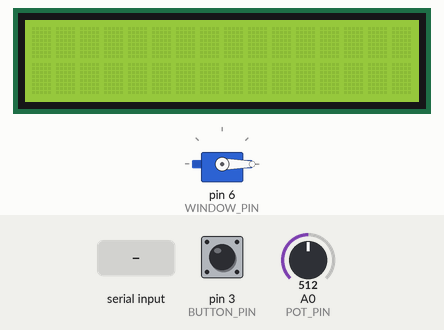
Simulated run of this program. Board: Arduino Uno, built with avr-gcc and run on an emulated ATmega328P. Shown: 16×2 character LCD, servo. Inputs (shaded band) come from the test bench; at power-on: pin 3 (BUTTON_PIN) LOW, A0 (POT_PIN) = 512. What the program prints to the serial monitor is not drawn.

Above: at 1.2 s.
1.3 s: pin 3 (BUTTON_PIN) pulled HIGH for 1 s
At 3.1 s:
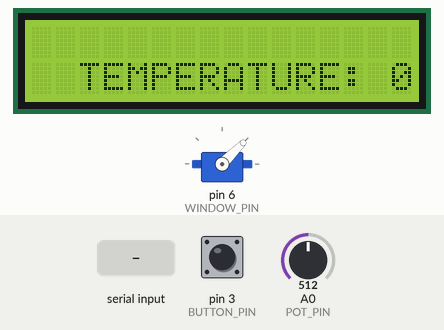
3.9 s: "T90\n" received over Serial
At 5.1 s:
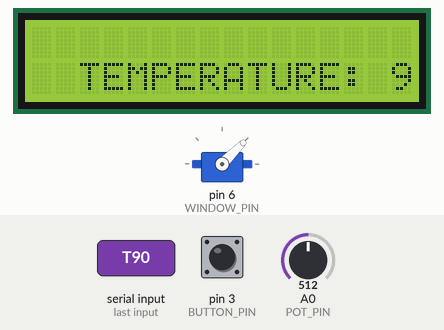
6.9 s: A0 (POT_PIN) set to 0
At 7.4 s:
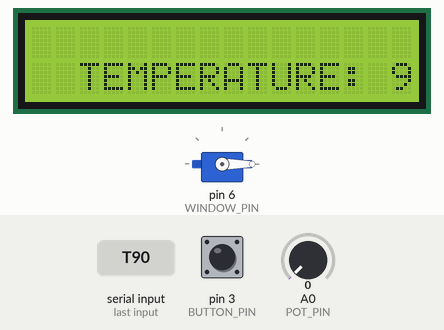
9.9 s: A0 (POT_PIN) set to 306
At 10.8 s:
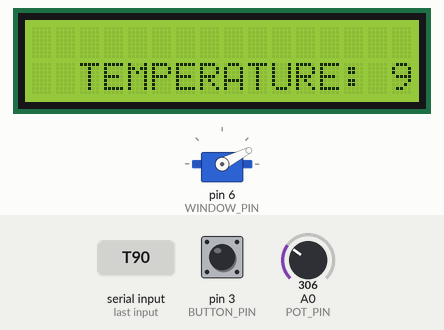
11.6 s: A0 (POT_PIN) set to 1023
At 12.6 s:
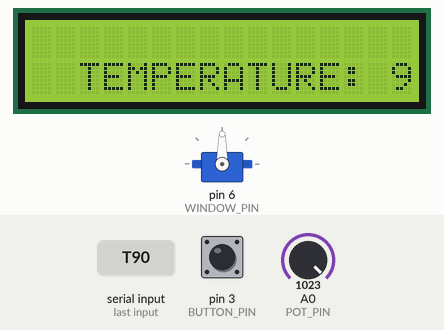
14.6 s: A0 (POT_PIN) set to 900
At 16.1 s:
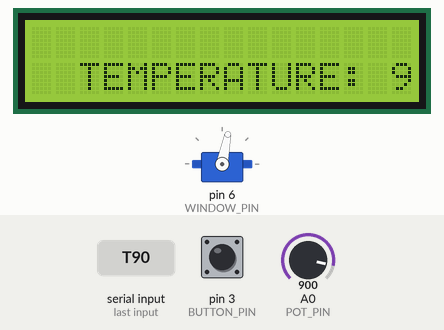
Timing chart, 0 to 17.6 s (numbered marks = the images above; inputs shaded):
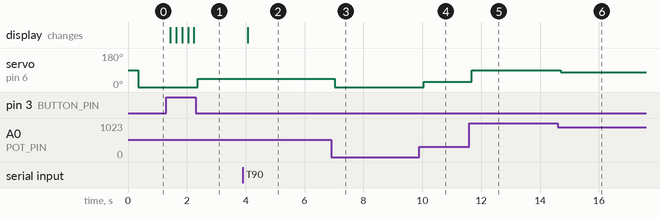

The program:

main.cpp
```cpp
#include <Arduino.h>
// #define DEBUG
#ifndef DEBUG
#include "AppController.h"
#else
#include "TestController.h"
#endif
#include "config/Config.h"

extern int __heap_start, *__brkval;
int freeMemory()
{
    int v;
    return (int)&v - (__brkval == 0 ? (int)&__heap_start : (int)__brkval);
}

void setup()
{
    Serial.begin(BAUDRATE);
    controller.setup();
}

void loop()
{
    controller.loop();
    // Serial.print("Free Memory: ");
    // Serial.print(freeMemory());
    // Serial.println(" bytes");
}
```

AppController.cpp
```cpp
#include "AppController.h"
#include "Arduino.h"
#include "listeners/ChangeStateListener.h"
#include <avr/sleep.h>

AppController controller;

void AppController::setup()
{
    this->disableVerbose();

    switchButton = new Button(BUTTON_PIN);
    serial = new SerialAgent();
    potentiometer = new Potentiometer(POT_PIN);
    userLCD = new UserLCD();
    window = new Window(WINDOW_PIN);

    this->eventScheduler->addSchedule(ChangeStateEvent::EventID, new ChangeStateListener());

    stateMachineTask = new StateMachineTask(this);
    stateMachineTask->init(200);
    serialTask = new SerialTask(this);
    serialTask->init(100);

    this->stateMachineTask->changeState(Automatic);

    this->scheduler->init(100);
    this->scheduler->addTask(serialTask);
    this->scheduler->addTask(stateMachineTask);
}

void AppController::loop()
{
    if (this->eventScheduler->hasEventToTrigger())
    {
        this->eventScheduler->trigger();
    }
    else
    {
        this->scheduler->schedule();
    }
}
```

AppController.h
```cpp
#ifndef __APP_CONTROLLER__
#define __APP_CONTROLLER__

#include <Arduino.h>
#include "Controller.h"
#include "enums/States.h"
#include "Led.h"
#include "config/Config.h"
#include "toolbox_extended/UserLCD.h"
#include "components/timer/Timer.h"
#include "agents/SerialAgent.h"
#include "Button.h"
#include "components/timer/Timer.h"
#include "sensors/Temperature.h"
#include "tasks/StateMachineTask.h"
#include "tasks/SerialTask.h"
#include "toolbox_extended/Window.h"
#include "sensors/Potentiometer.h"
#include "Button.h"

class SerialAgent;
class StateMachineTask;
class SerialTask;

class AppController : public Controller
{

public:
    Button *switchButton;
    SerialAgent *serial;
    Window *window;
    Potentiometer *potentiometer;
    StateMachineTask *stateMachineTask;
    SerialTask *serialTask;
    UserLCD *userLCD;

    int temperature = 0;
    int openPercentage = 0;

    void
    setup() override;
    void loop() override;
};

extern AppController controller;
#endif
```

TestController.cpp
```cpp
#include "TestController.h"

void TestController::setup()
{
}

void TestController::loop()
{
}
```

TestController.h
```cpp
#ifndef __TEST_CONTROLLER__
#define __TEST_CONTROLLER__
#include "Controller.h"
#include "Led.h"
#include "Button.h"
#include "sensors/PIR.h"
#include "outputs/LCDMonitor.h"
#include "config/Config.h"
#include "sensors/Temperature.h"
#include "sensors/UltrasoundProximity.h"
#include "outputs/ServoMotor.h"

class TestController : Controller
{
public:
    void setup();
    void loop();
};
extern TestController controller;
#endif
```

SerialAgent.cpp
```cpp
#include "SerialAgent.h"
#include "config/Config.h"

void SerialAgent::updateState(AppController *controller)
{
    if (Serial.available() > 0)
    {
        String receivedData = Serial.readStringUntil('\n');
        receivedData.trim();
        if (receivedData.startsWith("T"))
        {
            controller->temperature = receivedData.substring(1).toInt();
        }
        else if (receivedData.startsWith("P") && controller->stateMachineTask->getCurrentState() == Automatic)
        {
            controller->openPercentage = receivedData.substring(1).toInt();
        }
    }
}

void SerialAgent::changeMode(int mode)
{
    Serial.println("M" + String(mode));
}

void SerialAgent::updatePercentage(int mode)
{
    Serial.println("P" + String(mode));
}
```

SerialAgent.h
```cpp
#ifndef __SERIAL_AGENT__
#define __SERIAL_AGENT__
#include "Arduino.h"
#include "AppController.h"

class AppController;

class SerialAgent
{
public:
    void updateState(AppController *controller);
    void changeMode(int mode);
    void updatePercentage(int percentage);
};

#endif
```

States.h
```cpp
#ifndef __STATES__
#define __STATES__

enum States
{
    Automatic = 1,
    Manual = 2,
};

#endif
```

ChangeStateListener.h
```cpp
#ifndef __CHANGE_STATE_LISTENER__
#define __CHANGE_STATE_LISTENER__
#include "Listener.h"
#include "components/StateMachine/ChangeStateEvent.h"
#include "components/timer/Timer.h"
#include "AppController.h"
#include "Event.h"
#include "Controller.h"
#include "enums/States.h"

class ChangeStateListener : public Listener
{
public:
    void execute(Event *event, Controller *controller)
    {
        auto *changeStateEvent = static_cast<ChangeStateEvent *>(event);
        auto *appController = static_cast<AppController *>(controller);

        if (changeStateEvent->getNewState() == Automatic)
        {
            appController->serial->changeMode(Automatic);
            appController->userLCD->printAutomaticInfo(appController->openPercentage);
        }
        else
        {
            appController->serial->changeMode(Manual);
            appController->userLCD->printManualInfo(appController->openPercentage, appController->temperature);
        }
    }
};

#endif
```

AutomaticState.h
```cpp
#ifndef __AVAILABLE_STATE__
#define __AVAILABLE_STATE__
#include "components/StateMachine/State.h"
#include "AppController.h"

class AutomaticState : public State
{
private:
    AppController *controller;
    int lastPercentage = 0;

public:
    AutomaticState(AppController *controller) : controller(controller)
    {
    }
    void run() override
    {
        if (controller->switchButton->isPressed())
        {
            controller->stateMachineTask->changeState(Manual);
            return;
        }
        auto openPercentage = controller->openPercentage;
        if (openPercentage != lastPercentage)
        {

            controller->userLCD->printAutomaticInfo(openPercentage);
            lastPercentage = openPercentage;
        }
        controller->window->open(openPercentage);
    }
};

#endif
```

ManualState.h
```cpp
#ifndef __DOOR_OPEN_STATE__
#define __DOOR_OPEN_STATE__
#include "components/StateMachine/State.h"
#include "AppController.h"

class ManualState : public State
{
private:
    AppController *controller;
    int lastTemperature = 0;
    int lastOpenPercentage = 0;

public:
    ManualState(AppController *controller) : controller(controller)
    {
    }
    void run() override
    {
        if (controller->switchButton->isPressed())
        {
            controller->stateMachineTask->changeState(Automatic);
            return;
        }
        auto temperature = controller->temperature;
        bool temperatureChange = lastTemperature != temperature;
        bool openPercentageChange = false;

        if (controller->potentiometer->hasChanged())
        {
            controller->println(String(controller->potentiometer->getValue()));
            auto percentage = Potentiometer::toPercentage(controller->potentiometer->getValue());
            if (percentage != controller->openPercentage)
            {
                controller->openPercentage = percentage;
                controller->window->open(controller->openPercentage);
                controller->serial->updatePercentage(controller->openPercentage);
                openPercentageChange = true;
            }
        }

        if (openPercentageChange || temperatureChange)
        {
            controller->userLCD->printManualInfo(controller->openPercentage, temperature);
        }
        controller->window->open(controller->openPercentage);
    }
};

#endif
```

SerialTask.cpp
```cpp
#include "SerialTask.h"

SerialTask::SerialTask(AppController *controller) : controller(controller) {}

void SerialTask::tick()
{
    auto appController = static_cast<AppController *>(this->controller);
    appController->serial->updateState(appController);
    // appController->userLCD->printCentered(String(appController->temperature), 0);
}

void SerialTask::reset()
{
}
```

SerialTask.h
```cpp
#ifndef __SERIAL_TASK__
#define __SERIAL_TASK__

#include "Task.h"
#include "AppController.h"

class AppController;

class SerialTask : public Task
{
private:
    AppController *controller;

public:
    SerialTask(AppController *controller);
    void tick() override;
    void reset();
};

#endif
```

StateMachineTask.cpp
```cpp
#include "StateMachineTask.h"
#include "enums/States.h"
#include "states/AutomaticState.h"
#include "states/ManualState.h"

StateMachineTask::StateMachineTask(AppController *controller) : StateMachine(controller)
{
    this->addState(Automatic, new AutomaticState(controller));
    this->addState(Manual, new ManualState(controller));
}
```

StateMachineTask.h
```cpp
#ifndef __STATE_MACHINE_TASK__
#define __STATE_MACHINE_TASK__

#include "components/StateMachine/StateMachine.h"
#include "AppController.h"

class AppController;

class StateMachineTask : public StateMachine
{
public:
    StateMachineTask(AppController *controller);
};

#endif
```

Window.h
```cpp
#ifndef __DOOR__
#define __DOOR__
#include "outputs/ServoMotor.h"
#define WINDOW_OPEN 90
#define WINDOW_CLOSE 0

class Window : ServoMotor
{
public:
    Window(unsigned char pin) : ServoMotor(pin) {}

    void open(int percentage)
    {
        short degree = (percentage * (WINDOW_OPEN - WINDOW_CLOSE) / 100) + WINDOW_CLOSE;
        this->move(degree);
    }
};

#endif
```

Config.h
```cpp
#ifndef __CONFIG__
#define __CONFIG__
#include "Arduino.h"

#define BUTTON_PIN 3
#define WINDOW_PIN 6
#define POT_PIN A0

#define BAUDRATE 9600

#define STATE_MACHINE_FRESH_RATE 100

#endif
```

UserLCD.h
```cpp
#ifndef __USER_LCD__
#define __USER_LCD__
#include "outputs/LCDMonitor.h"

class UserLCD : public LCDMonitor
{
public:
    UserLCD() : LCDMonitor(0x27, 4, 20) {}

    void printAutomaticInfo(int openLevelPercentage)
    {
        this->printCentered("OPEN LEVEL " + String(openLevelPercentage) + "%", 1);
        this->printCentered("MODE: AUTOMATIC", 2);
        this->printCentered(" ", 3);
    }

    void printManualInfo(int openLevelPercentage, int temperature)
    {
        this->printCentered("OPEN LEVEL: " + String(openLevelPercentage) + "%", 1);
        this->printCentered("MODE: MANUAL", 2);
        this->printCentered("TEMPERATURE: " + String(temperature) + "C", 3);
    }
};

#endif
```

Measured:
- after the input at 1.3 s, servo on pin 6 (WINDOW_PIN): 0° → 45° after 1.1 s; the display: changes after 0.14 s (image 1)
- after the input at 3.9 s, the display: changes after 0.16 s (image 2)
- after the input at 6.9 s, servo on pin 6 (WINDOW_PIN): 45° → 0° after 0.12 s
- after the input at 9.9 s, servo on pin 6 (WINDOW_PIN): 0° → 27° after 0.15 s
- after the input at 11.6 s, servo on pin 6 (WINDOW_PIN): 27° → 90° after 0.07 s
- after the input at 14.6 s, servo on pin 6 (WINDOW_PIN): 90° → 79° after 0.10 s
